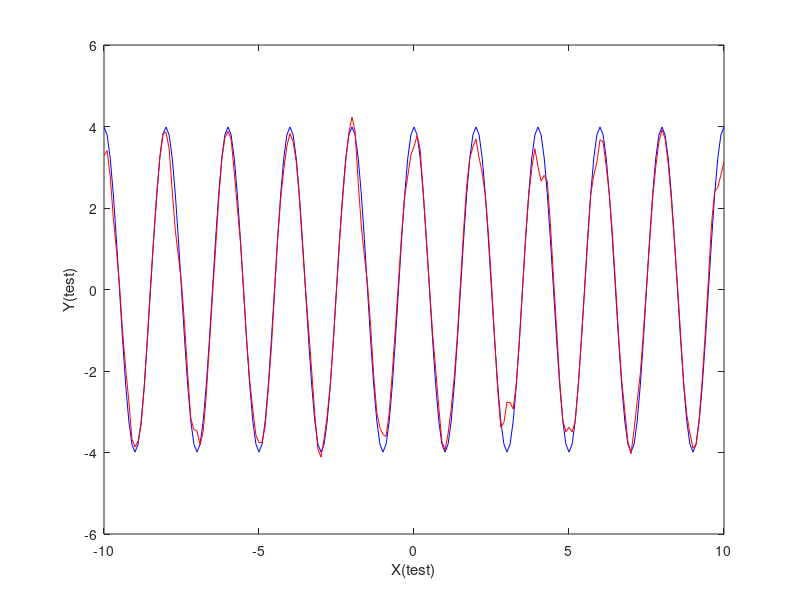

This figure's MATLAB source: (Note: this script raises an error after producing the figure.)
 
%RBF
%in baraame shabake asabi RBF baraye darunyabi seri zamani ast.
%seri zamani ba tabdil fourier be shekle mosalasati bayad ijad gardand va dar
%baze mored nazar moshakhas shavand.baze dar in barname [-10,10] ast.hamchenin dar in barnaame az marakeze
%sabet va kernel  Inverse Multiquadric baraye darunyabi estefade gardid.in marakez be surate random ijad
%mishavand.
close all
clear all
clc;
%tolid data test va training dar baaze [-10,10] va gaame 0.1 , 0.05
x=-10:0.05:10;
xt=-10:0.1:10;

%tolid data training
for i=1:length(x)
y(i)=3.99*(cos(pi*x(i)))+0.3*randn;
d=0;
e=0;
e=(e+abs(y(i)-d))/200
end
% tolide 200 markaze random sabet az nemune
index=randperm(numel(x));
v=x(index(1:200));
p=sort(v);
markaz=p';
% sakhte matrix darunyabi baraye data training va taabe kernel e  Inverse
% Multiquadric
p=length(x);
p1=length(markaz);
for i=1:1:p
 
for j=1:1:p1
mu=x(i)-markaz(j);
k=mu^2/0.02;
gtr(i,j)=(1+k)^(-0.5);
 
end
end
I=eye(200);
lamda=1;
% tanzim factor vazn
W=inv((gtr'*gtr)+ lamda * I)*gtr'*y';
%xt=-10:0.01:10
%yt khoruji matlub ast.
for i=1:length(xt)
yt(i)=3.99*(cos(pi*xt(i)));
test(i,j)=(1+k)^(-0.5);
 d=0;
e1=0;
e1=(e1+abs(yt(i)-d))/200
end
% sakhte matrix darunyabi baraye data test va taabe kernel e  Inverse
% Multiquadric
p2=length(xt);
for i=1:1:p2
 
for j=1:1:p1
mu=xt(i)-markaz(j);
k=mu^2/.02;
gt(i,j)=(1+k)^(-0.5);
 
end
end
dtest=gt*W;

% plot haa.
figure;
plot(xt,yt,'b-',xt,dtest,'r');
xlabel('X(test)');
ylabel('Y(test)');
mu = legend('khoruji morede entezar','monhani taghribi',2);

